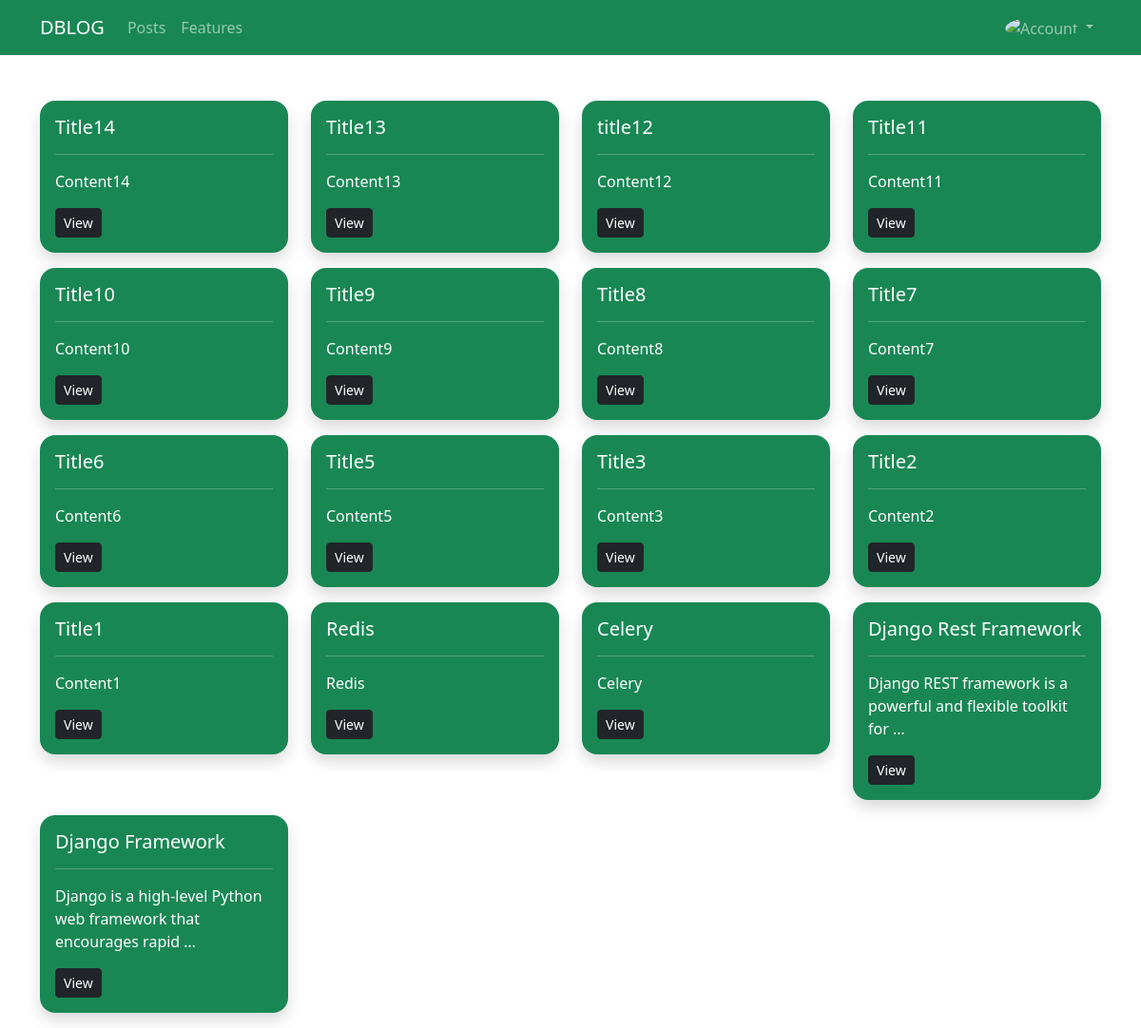
/posts/ (signed in), run on an earlier commit of the app's database.
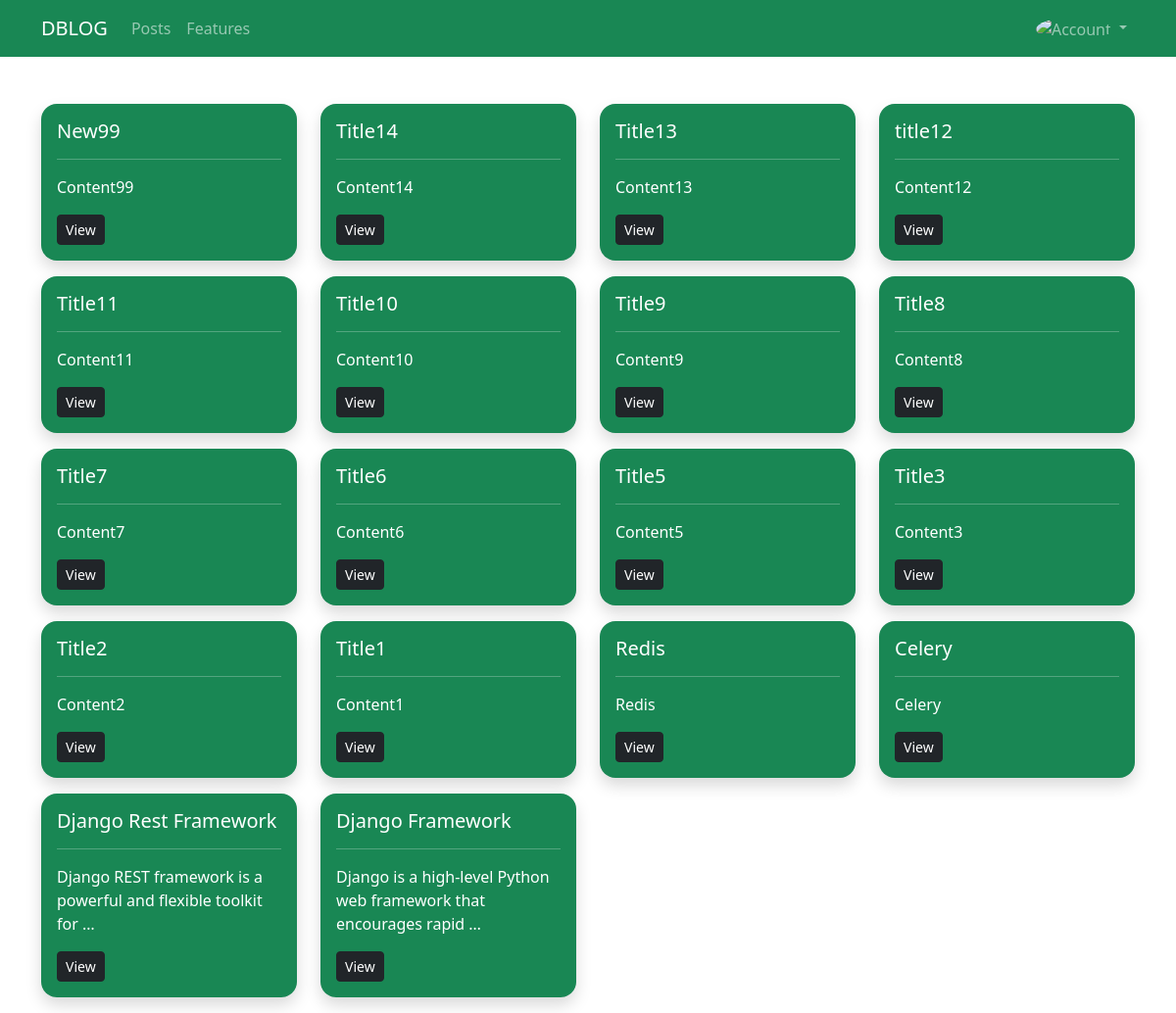
And on a later commit of the database.
### Blog/models.py (models this page shows, shortened)
class Post(models.Model):
    title = models.CharField(max_length=100, unique=True)
    slug = models.SlugField(max_length=256, unique=True)
    content = models.TextField()
    author = models.ForeignKey(User, on_delete=models.CASCADE)
    date_created = models.DateTimeField(auto_now_add=True)
    date_modified = models.DateTimeField(auto_now=True)
    def get_absolute_url(self):
        return reverse('blog_post', kwargs={'post_slug': self.slug})
    class Meta:
        verbose_name = 'Post'
        verbose_name_plural = 'Posts'
        ordering = ['-date_created']

### Blog/views.py (the view)
# urls.py: path('posts/', PostsView.as_view(), name='blog_posts'),
class PostsView(View):
    template_name = 'blog/posts.html'
    context = {'title': 'Posts'}
    def get(self, request, *args, **kwargs):
        self.context['posts'] = Post.objects.all()
        return render(request=request, template_name=self.template_name, context=self.context)

### Blog/templates/blog/posts.html (shortened to what this page needs)
{% extends 'blog/base.html' %}
{% block content %}
{% if posts %}
<div class="row">
    {% for post in posts %}
    <div class="col-md-3">
        <div class="container p-3 bg-success text-white rounded-4 shadow mb-3">
            <h5>{{ post.title }}</h5>
            <hr>
            <p>{{ post.content|truncatewords:10 }}</p>
            <a class="btn btn-dark btn-sm" href="{{ post.get_absolute_url }}">View</a>
        </div>
    </div>
    {% endfor %}
</div>
{% endif %}
{% endblock content %}

What changed in the data, as far as the page shows it:
added Post: title "New99", content "Content99"
